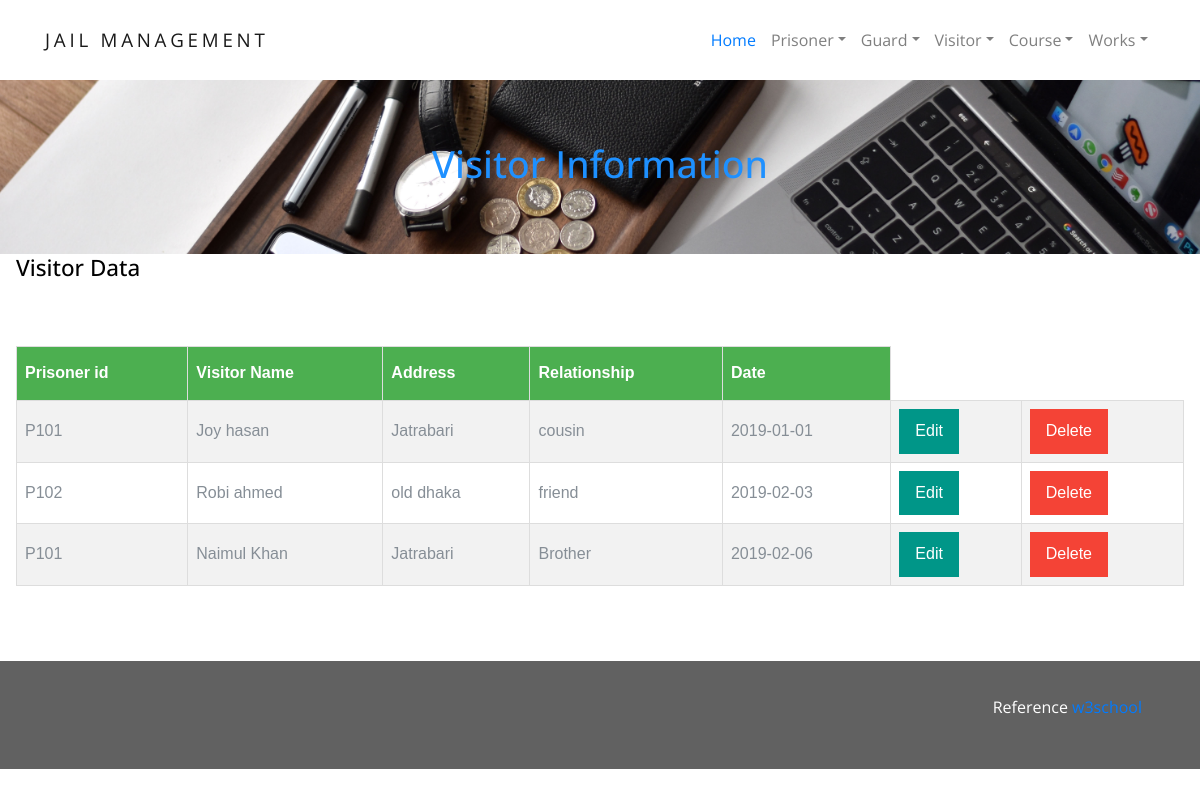
The app's page /visitor/view_visitor.php with its own data.
### tables this page shows
CREATE TABLE `visitor_info` (
  `visitor_id` varchar(10) NOT NULL,
  `P_ID` varchar(10) NOT NULL,
  `V_name` varchar(15) NOT NULL,
  `Address` varchar(20) NOT NULL,
  `relationship` varchar(15) NOT NULL,
  `date` date NOT NULL
);

### visitor/visitor-up-delete.php (called while the page is built, shortened)
<?php
  include('config.php');
       $sql="SELECT * FROM `visitor_info`;";
       $result=mysqli_query($connection,$sql);
?>

### visitor/view_visitor.php (the view, shortened to what this page needs)
<?php include('visitor-up-delete.php')?>
<!DOCTYPE html>
<html lang="en">
<link rel="stylesheet" href="css/w3.css">
<link rel="stylesheet" href="css/font.css">
    <link rel="stylesheet" href="css/bootstrap.css">
    <link rel="stylesheet" href="css/animate.css">
    <link rel="stylesheet" href="css/owl.carousel.min.css">
    <link rel="stylesheet" href="css/bootstrap-datepicker.css">
    <link rel="stylesheet" href="css/jquery.timepicker.css">
    <link rel="stylesheet" href="fonts/ionicons/css/ionicons.min.css">
    <link rel="stylesheet" href="fonts/fontawesome/css/font-awesome.min.css">
    <link rel="stylesheet" href="fonts/flaticon/font/flaticon.css">
    <link rel="stylesheet" href="css/style.css">
<body>
<header role="banner">
      <nav class="navbar navbar-expand-lg navbar-light bg-light">
        <div class="container">
          <a class="navbar-brand" href="http://localhost/prison/home.php">Jail Management</a>
          <div class="collapse navbar-collapse" id="navbarsExample05">
            <ul class="navbar-nav ml-auto">
              <li class="nav-item">
                <a class="nav-link active" href="http://localhost/prison/home.php">Home</a>
              </li>
              <li class="nav-item dropdown">
                <a class="nav-link dropdown-toggle" href="" id="dropdown04" data-toggle="dropdown" aria-haspopup="true" aria-expanded="false">Prisoner</a>
              </li>
              <li class="nav-item dropdown">
                <a class="nav-link dropdown-toggle" href="" id="dropdown05" data-toggle="dropdown" aria-haspopup="true" aria-expanded="false">Guard</a>
              </li>
			  <li class="nav-item dropdown">
                <a class="nav-link dropdown-toggle" href="" id="dropdown05" data-toggle="dropdown" aria-haspopup="true" aria-expanded="false">Visitor</a>
              </li>
			  <li class="nav-item dropdown">
                <a class="nav-link dropdown-toggle" href="" id="dropdown05" data-toggle="dropdown" aria-haspopup="true" aria-expanded="false">Course</a>
              </li>
			  <li class="nav-item dropdown">
                <a class="nav-link dropdown-toggle" href="" id="dropdown05" data-toggle="dropdown" aria-haspopup="true" aria-expanded="false">Works</a>
              </li>
            </ul>
          </div>
        </div>
      </nav>
    </header>
      <div class="w3-display-container w3-text-blue" style="font-size: 50px">
          <img src="images/banner.jpg" alt="Lights" style="width:100%" style="height: 150px">
          <div class="w3-display-middle w3-large" > <h1 style="color:DodgerBlue;" >Visitor Information</h1></div>
      </div>
   <div class="w3-container">
      <h4>Visitor Data</h4>
       <br><br>
       <table>
           <tr><th>Prisoner id</th>
               <th>Visitor Name</th>
               <th>Address</th>
               <th>Relationship</th>
               <th>Date</th>
            </tr>
           <?php while($row=mysqli_fetch_array($result)) {?>
           <tr>
               <td><?php echo $row['P_ID']; ?></td>
               <td><?php echo $row['V_name']; ?></td>
               <td><?php echo $row['Address']; ?></td>
               <td><?php echo $row['relationship']; ?></td>
               <td><?php echo $row['date']; ?></td>
			   <td><a href="visitor-update.php?edit=<?php echo $row['visitor_id']; ?>" class="w3-button w3-teal" >Edit</a></td>
         <td><a href="visitor-up-delete.php?del=<?php echo $row['visitor_id']; ?>" class="w3-button w3-red">Delete</a></td>
           </tr>
           <?php } ?>
       </table>
      </div>
    <div class="w3-dark-grey w3-container w3-padding-32" style="margin-top:75px;padding-right:58px"><p class="w3-right">Reference <a href="https://www.w3schools.com/w3css/default.asp" title="W3.CSS" target="_blank" class="w3-hover-opacity">w3school</a></p></div>
</body>
</html>

### visitor/css/w3.css (style rules this page uses)
html { box-sizing:border-box }
*,*:before,*:after { box-sizing:inherit }
html { -ms-text-size-adjust:100%;-webkit-text-size-adjust:100% }
body { margin:0 }
article,aside,details,figcaption,figure,footer,header,main,menu,nav,section,summary { display:block }
a { background-color:transparent;-webkit-text-decoration-skip:objects }
img { border-style:none }
html,body { font-family:Verdana,sans-serif;font-size:15px;line-height:1.5 }
html { overflow-x:hidden }
h1 { font-size:36px }
h4 { font-size:20px }
h1,h2,h3,h4,h5,h6 { font-family:"Segoe UI",Arial,sans-serif;font-weight:400;margin:10px 0 }
img { vertical-align:middle }
a { color:inherit }
.w3-btn,.w3-button { border:none;display:inline-block;padding:8px 16px;vertical-align:middle;overflow:hidden;text-decoration:none;color:inherit;background-color:inherit;text-align:center;cursor:pointer;white-space:nowrap }
.w3-btn,.w3-button { -webkit-touch-callout:none;-webkit-user-select:none;-khtml-user-select:none;-moz-user-select:none;-ms-user-select:none;user-select:none }
.w3-tooltip,.w3-display-container { position:relative }
.w3-container:after,.w3-container:before,.w3-panel:after,.w3-panel:before,.w3-row:after,.w3-row:before,.w3-row-padding:after,.w3-row-padding:before, .w3-cell-row:before,.w3-cell-row:after,.w3-clear:after,.w3-clear:before,.w3-bar:before,.w3-bar:after { content:"";display:table;clear:both }
.w3-display-middle { position:absolute;top:50%;left:50%;transform:translate(-50%,-50%);-ms-transform:translate(-50%,-50%) }
.w3-container,.w3-panel { padding:0.01em 16px }
.w3-large { font-size:18px!important }
.w3-padding-32 { padding-top:32px!important;padding-bottom:32px!important }
.w3-right { float:right!important }
.w3-red,.w3-hover-red:hover { color:#fff!important;background-color:#f44336!important }
.w3-teal,.w3-hover-teal:hover { color:#fff!important;background-color:#009688!important }
.w3-dark-grey,.w3-hover-dark-grey:hover,.w3-dark-gray,.w3-hover-dark-gray:hover { color:#fff!important;background-color:#616161!important }
.w3-text-blue,.w3-hover-text-blue:hover { color:#2196F3!important }

### visitor/css/style.css (style rules this page uses)
body { background: #fff; font-family: "Open Sans", Arial, sans-serif; font-weight: 400; font-size: 16px; line-height: 1.8; color: #868e96; }
a { -webkit-transition: .3s all ease; -o-transition: .3s all ease; transition: .3s all ease; text-decoration: none; }
h1, h2, h3, h4, h5 { color: #000; }
header { position: relative; top: 0; left: 0; width: 100%; z-index: 5; }
header .navbar-brand { text-transform: uppercase; letter-spacing: .2em; font-weight: 400; }
header .navbar { padding-top: 0; padding-bottom: 0; background: white !important; }
header .navbar .nav-link { padding: 1.7rem 1rem; outline: none !important; }
header .navbar .nav-link.active { color: #007bff !important; }

### visitor/view_visitor.php (style rules this page uses)
body,h1,h2,h3,h4,h5 { font-family: "Poppins", sans-serif }
body { font-size:16px; }
table { font-family: "Trebuchet MS", Arial, Helvetica, sans-serif; border-collapse: collapse; width: 100%; }
td,th { border: 1px solid #ddd; padding: 8px; }
tr:nth-child(even) { background-color: #f2f2f2; }
th { padding-top: 12px; padding-bottom: 12px; text-align: left; background-color: #4CAF50; color: white; }

### records on screen
visitor_info: P_ID "P101", V_name "Joy hasan", Address "Jatrabari", relationship "cousin", date "2019-01-01"
visitor_info: P_ID "P102", V_name "Robi ahmed", Address "old dhaka", relationship "friend", date "2019-02-03"
visitor_info: P_ID "P101", V_name "Naimul Khan", Address "Jatrabari", relationship "Brother", date "2019-02-06"
